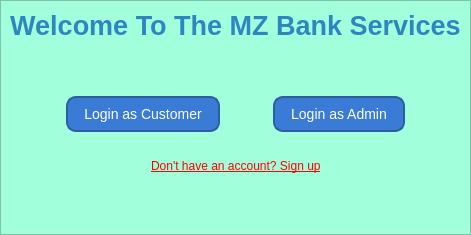
      <widget class="QWidget" name="page_0">
       <layout class="QGridLayout" name="gridLayout_2">
        <property name="leftMargin">
         <number>0</number>
        </property>
        <property name="topMargin">
         <number>0</number>
        </property>
        <property name="rightMargin">
         <number>0</number>
        </property>
        <property name="bottomMargin">
         <number>0</number>
        </property>
        <item row="0" column="0">
         <widget class="QFrame" name="frame">
          <property name="sizePolicy">
           <sizepolicy hsizetype="Expanding" vsizetype="Expanding">
            <horstretch>0</horstretch>
            <verstretch>0</verstretch>
           </sizepolicy>
          </property>
          <property name="styleSheet">
           <string notr="true">background-color: rgb(161, 255, 219);</string>
          </property>
          <property name="frameShape">
           <enum>QFrame::Shape::StyledPanel</enum>
          </property>
          <property name="frameShadow">
           <enum>QFrame::Shadow::Raised</enum>
          </property>
          <layout class="QVBoxLayout" name="verticalLayout">
           <item>
            <widget class="QLabel" name="WelcomeHeader">
             <property name="styleSheet">
              <string notr="true">font-size: 20pt;
font-weight: bold;
color: #2E86C1;
</string>
             </property>
             <property name="text">
              <string>Welcome To The MZ Bank Services</string>
             </property>
             <property name="alignment">
              <set>Qt::AlignmentFlag::AlignHCenter|Qt::AlignmentFlag::AlignTop</set>
             </property>
            </widget>
           </item>
           <item>
            <spacer name="verticalSpacer_2">
             <property name="orientation">
              <enum>Qt::Orientation::Vertical</enum>
             </property>
             <property name="sizeHint" stdset="0">
              <size>
               <width>20</width>
               <height>40</height>
              </size>
             </property>
            </spacer>
           </item>
           <item>
            <widget class="QWidget" name="widget" native="true">
             <layout class="QHBoxLayout" name="horizontalLayout">
              <item>
               <spacer name="horizontalSpacer_2">
                <property name="orientation">
                 <enum>Qt::Orientation::Horizontal</enum>
                </property>
                <property name="sizeHint" stdset="0">
                 <size>
                  <width>40</width>
                  <height>20</height>
                 </size>
                </property>
               </spacer>
              </item>
              <item>
               <widget class="QPushButton" name="customerBtn">
                <property name="cursor">
                 <cursorShape>PointingHandCursor</cursorShape>
                </property>
                <property name="styleSheet">
                 <string notr="true">QPushButton {
    background-color: #3A7BD5;
    color: white;
    border: 2px solid #2E5EA0;
    border-radius: 10px;
    padding: 8px 16px;
    font-size: 14px;
}

QPushButton:hover {
    background-color: #5599EE;
	
}

QPushButton:pressed {
    background-color: #2E5EA0;
}
</string>
                </property>
                <property name="text">
                 <string>Login as Customer</string>
                </property>
               </widget>
              </item>
              <item>
               <spacer name="horizontalSpacer">
                <property name="orientation">
                 <enum>Qt::Orientation::Horizontal</enum>
                </property>
                <property name="sizeHint" stdset="0">
                 <size>
                  <width>40</width>
                  <height>20</height>
                 </size>
                </property>
               </spacer>
              </item>
              <item>
               <widget class="QPushButton" name="adminBtn">
                <property name="cursor">
                 <cursorShape>PointingHandCursor</cursorShape>
                </property>
                <property name="styleSheet">
                 <string notr="true">QPushButton {
    background-color: #3A7BD5;
    color: white;
    border: 2px solid #2E5EA0;
    border-radius: 10px;
    padding: 8px 16px;
    font-size: 14px;
}

QPushButton:hover {
    background-color: #5599EE;
	
}

QPushButton:pressed {
    background-color: #2E5EA0;
}
</string>
                </property>
                <property name="text">
                 <string>Login as Admin</string>
                </property>
               </widget>
              </item>
              <item>
               <spacer name="horizontalSpacer_3">
                <property name="orientation">
                 <enum>Qt::Orientation::Horizontal</enum>
                </property>
                <property name="sizeHint" stdset="0">
                 <size>
                  <width>40</width>
                  <height>20</height>
                 </size>
                </property>
               </spacer>
              </item>
             </layout>
            </widget>
           </item>
           <item>
            <widget class="QWidget" name="widget_6" native="true">
             <layout class="QHBoxLayout" name="horizontalLayout_6">
              <item>
               <spacer name="horizontalSpacer_11">
                <property name="orientation">
                 <enum>Qt::Orientation::Horizontal</enum>
                </property>
                <property name="sizeHint" stdset="0">
                 <size>
                  <width>40</width>
                  <height>20</height>
                 </size>
                </property>
               </spacer>
              </item>
              <item>
               <widget class="ClickableLabel" name="signupLabel">
                <property name="cursor">
                 <cursorShape>PointingHandCursor</cursorShape>
                </property>
                <property name="styleSheet">
                 <string notr="true">

QLabel#signupLabel {
            
	color: rgb(255, 0, 0);
    text-decoration: underline;
}

QLabel#signupLabel:hover {
    color: #0b52c2;           
   
}

</string>
                </property>
                <property name="text">
                 <string>Don't have an account? Sign up</string>
                </property>
               </widget>
              </item>
              <item>
               <spacer name="horizontalSpacer_12">
                <property name="orientation">
                 <enum>Qt::Orientation::Horizontal</enum>
                </property>
                <property name="sizeHint" stdset="0">
                 <size>
                  <width>40</width>
                  <height>20</height>
                 </size>
                </property>
               </spacer>
              </item>
             </layout>
            </widget>
           </item>
           <item>
            <spacer name="verticalSpacer">
             <property name="orientation">
              <enum>Qt::Orientation::Vertical</enum>
             </property>
             <property name="sizeHint" stdset="0">
              <size>
               <width>20</width>
               <height>40</height>
              </size>
             </property>
            </spacer>
           </item>
          </layout>
         </widget>
        </item>
       </layout>
      </widget>
